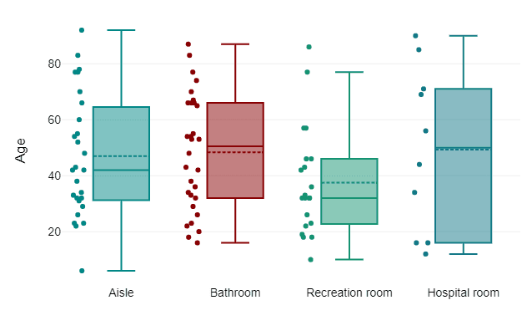
#> input picture Statistics & Probability/Skew/Detect Skew/images/boxplot.png, 529 x 313 px, found by its file name
$ jupyter execute boxplot.ipynb
#> lines starting #> are read from the running program, lines starting #| are printed output that depends on the picture
1. [Boxplot](#boxplot)

#### Boxplot:
- a plot used to identify skewness of data distribution for a variable
- plot implemented for IQR

[cell 1]
from PIL import Image
from IPython.display import display

img = Image.open('images/boxplot.png')
#> img is the input picture: PIL image 529x313 RGBA; mean R, G, B, A 233.2, 238.6, 238.5, 255
new_image = img.resize((440, 280))
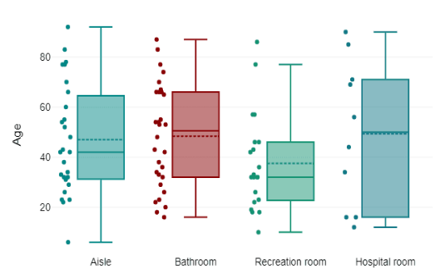
#> new_image: PIL image 440x280 RGBA; mean R, G, B, A 233.1, 238.5, 238.4, 255
display(new_image)

Inside the Boxplot:
- the dotted line represents the mean
- the solid represents the median

Outside the Boxplot:
- the two whiskers outside the box plot on either side measures the maximum and minimum values of a variable distribution

Outside the whiskers:
- often they are considered are outliers

Eg:
- Aisle: right/positive skewed
- Bathroom: slightly left/negative skewed
- Recreation room: right/positive skewed
- Hospital room: almost symmetrical

[cell 2]
from PIL import Image
from IPython.display import display

img = Image.open('images/boxplot1.png')
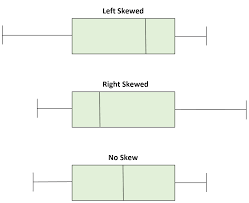
#> input picture Statistics & Probability/Skew/Detect Skew/images/boxplot1.png, 249 x 203 px, found by its file name
#> img is the input picture: PIL image 249x203 P; mean R, G, B 245.1, 248.1, 243.2
new_image = img.resize((450, 320))
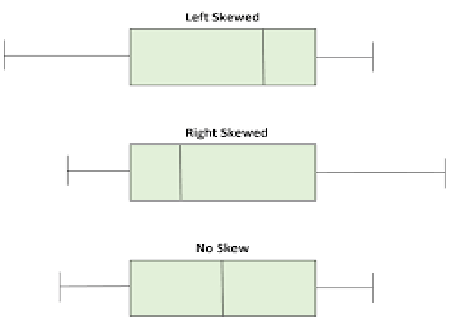
#> new_image: PIL image 450x320 P; mean R, G, B 245, 247.9, 243.1
display(new_image)
